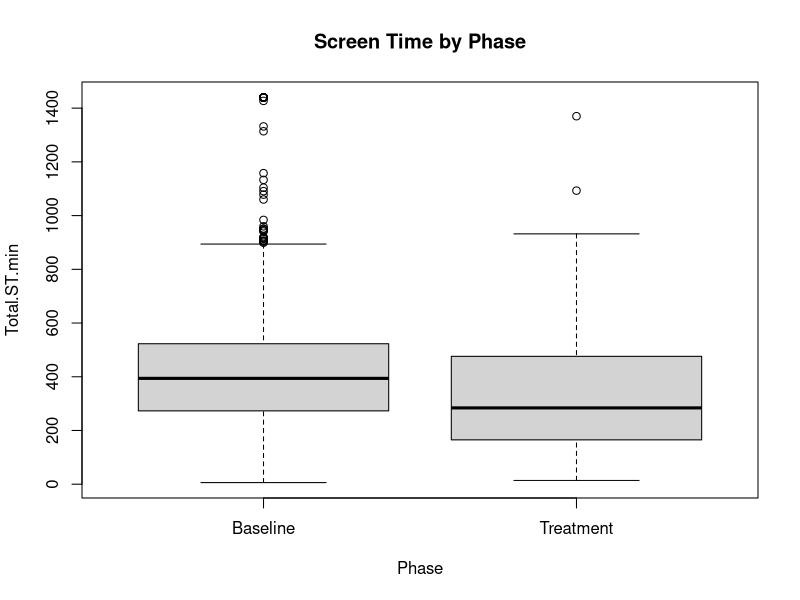
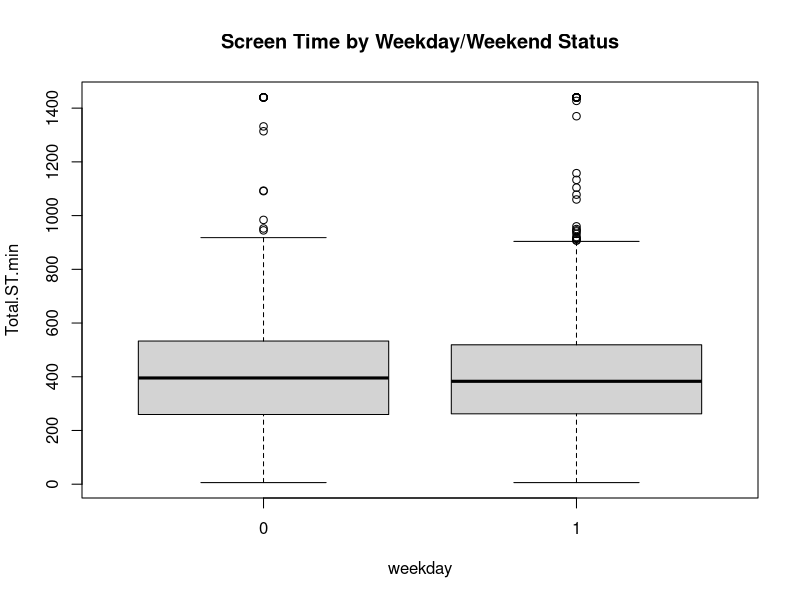
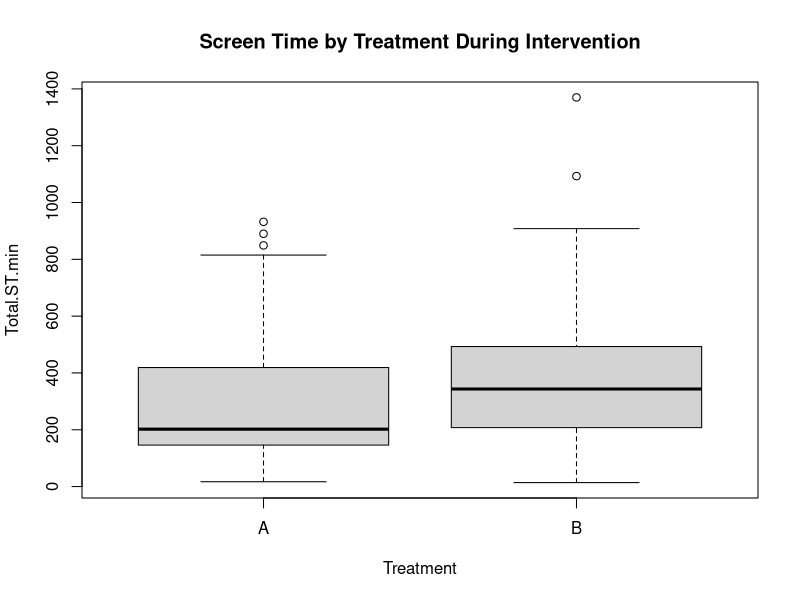
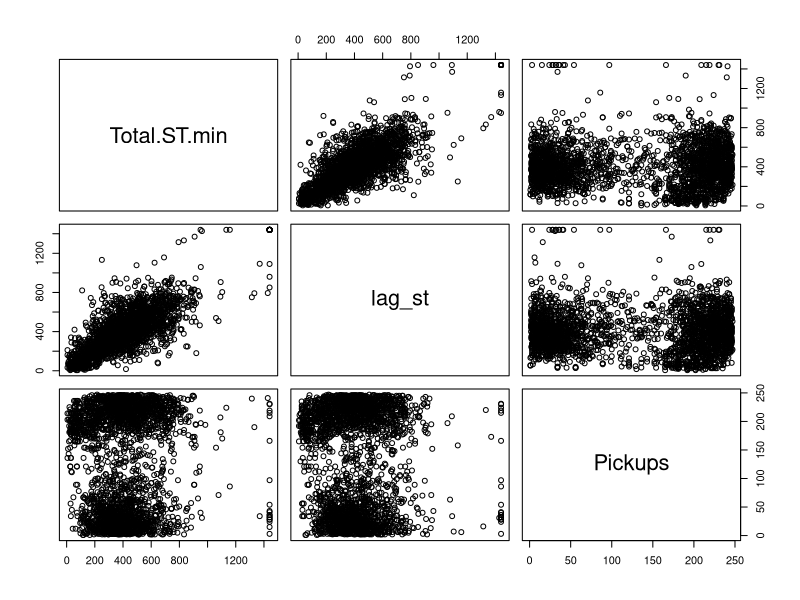
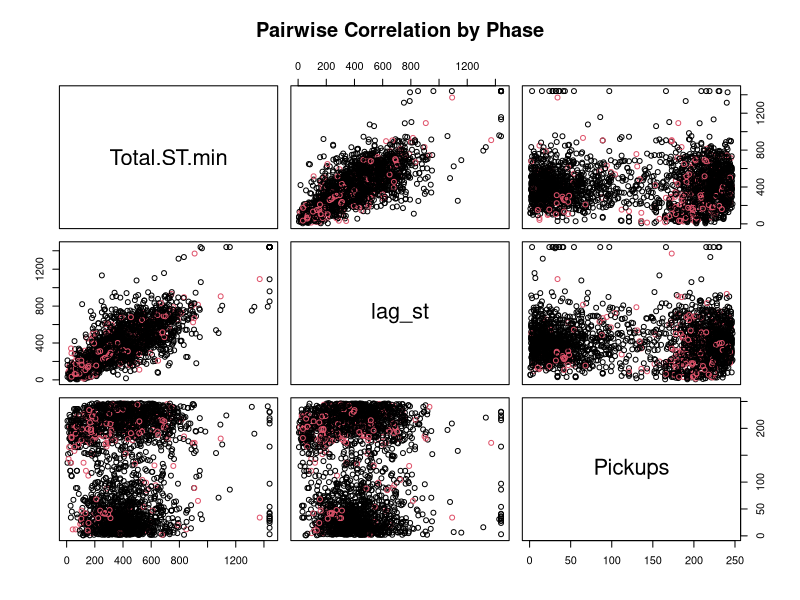
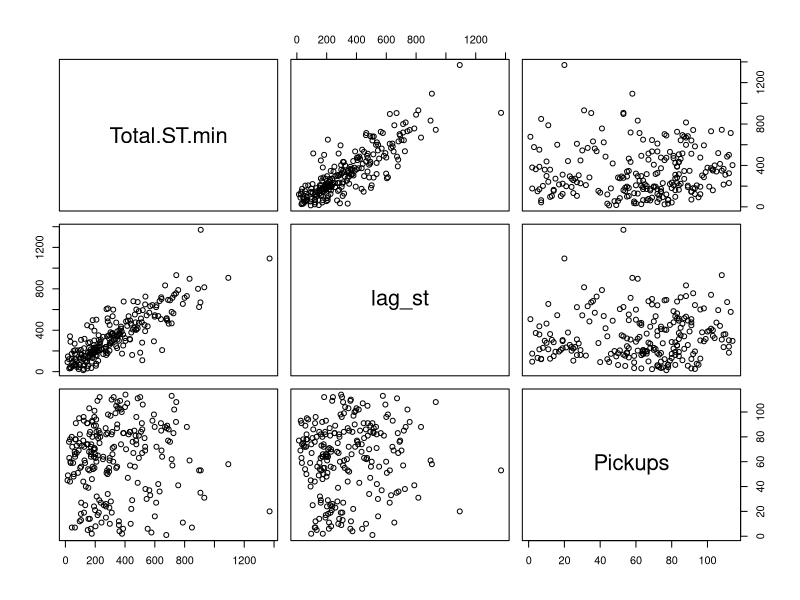
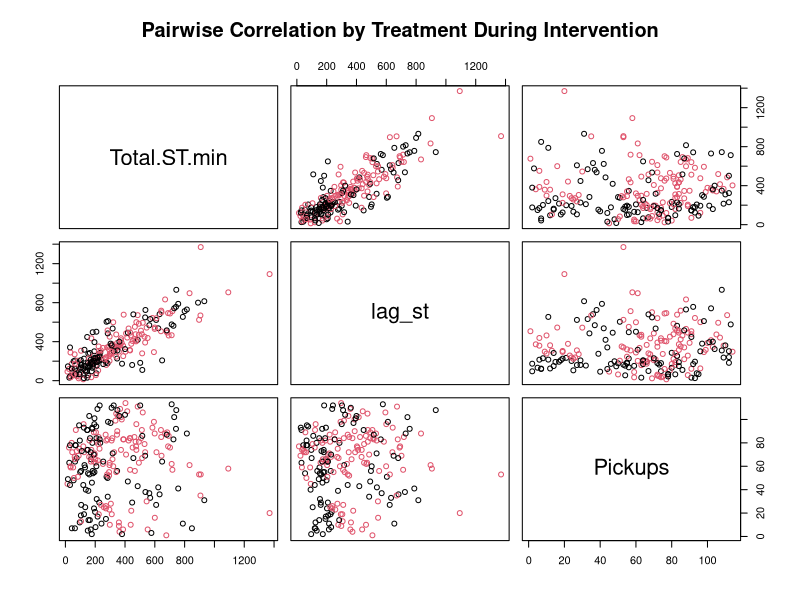
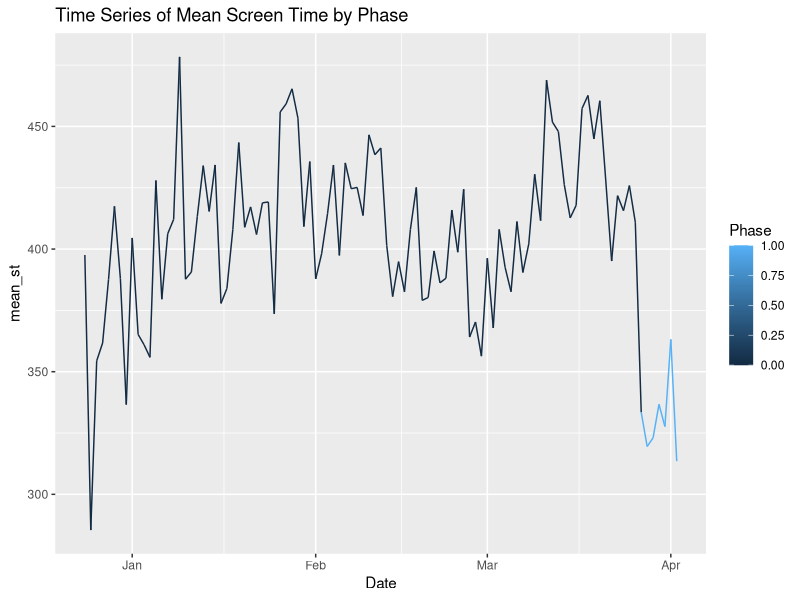

Reproduce these figures in R, in order.
# BIOSTAT 620 - Group Project II
# Vikram Bala, Ethan Werner, Neyan Deng
# Team VENTURE

library(readxl)
library(dplyr)
library(ggplot2)

# read data and create lag-1 variable for total screen time
data <- read_excel("final_full_data.xlsx")
data$lag_st <- c(NA, data$Total.ST.min[-length(data$Total.ST.min)])

# generate boxplots
boxplot(Total.ST.min~Phase, data=data, main="Screen Time by Phase")
boxplot(Total.ST.min~weekday, data=data, main="Screen Time by Weekday/Weekend Status")
boxplot(Total.ST.min~Treatment, data=data[data$Phase=="Treatment",], main="Screen Time by Treatment During Intervention")

# generate scatterplots
data_sub_phase <- select(data, "Total.ST.min", "lag_st", "Pickups")
plot(data_sub_phase)
plot(data_sub_phase, col=as.factor(data$Phase), main="Pairwise Correlation by Phase")

data_sub_treatment <- select(data[data$Phase=="Treatment",], "Total.ST.min", "lag_st", "Pickups")
plot(data_sub_treatment)
plot(data_sub_treatment, col=as.factor(data[data$Phase=="Treatment",]$Treatment),
     main="Pairwise Correlation by Treatment During Intervention")

# generate time series plots
data_grouped <- data %>% group_by(Date) %>% summarize(mean_st=mean(Total.ST.min, na.rm=T))
data_grouped <- data_grouped[1:101,]
data_grouped$Phase <- ifelse(as.numeric(row.names(data_grouped)) <= 94, 0, 1)
ggplot(aes(x=Date, y=mean_st, col=Phase), data=data_grouped) + geom_line() +
  ggtitle("Time Series of Mean Screen Time by Phase")

data_treat <- data[data$Phase == "Treatment",]
data_grouped2 <- data_treat %>% group_by(Date, Treatment) %>% summarize(mean_st=mean(Total.ST.min, na.rm=T))
data_grouped2 <- data_grouped2[1:14,]
ggplot(aes(x=Date, y=mean_st, col=Treatment), data=data_grouped2) + geom_line() +
  ggtitle("Time Series of Mean Screen Time by Treatment During Intervention")

# generate ACF plots
base <- data_grouped[data_grouped$Phase == 0,]
treat <- data_grouped[data_grouped$Phase == 1,]
acf_base <- acf(base$mean_st, plot=T, main="ACF of Mean Screen Time Across Baseline")
acf_treat <- acf(treat$mean_st, plot=T, main="ACF of Mean Screen Time Across Treatment")

int_A <- data_grouped2[data_grouped2$Treatment == "A",]
int_B <- data_grouped2[data_grouped2$Treatment == "B",]
acf_A <- acf(int_A$mean_st, plot=T, main="ACF of Mean Screen Time Across \n Treatment A During Intervention")
acf_B <- acf(int_B$mean_st, plot=T, main="ACF of Mean Screen Time Across \n Treatment B During Intervention")
